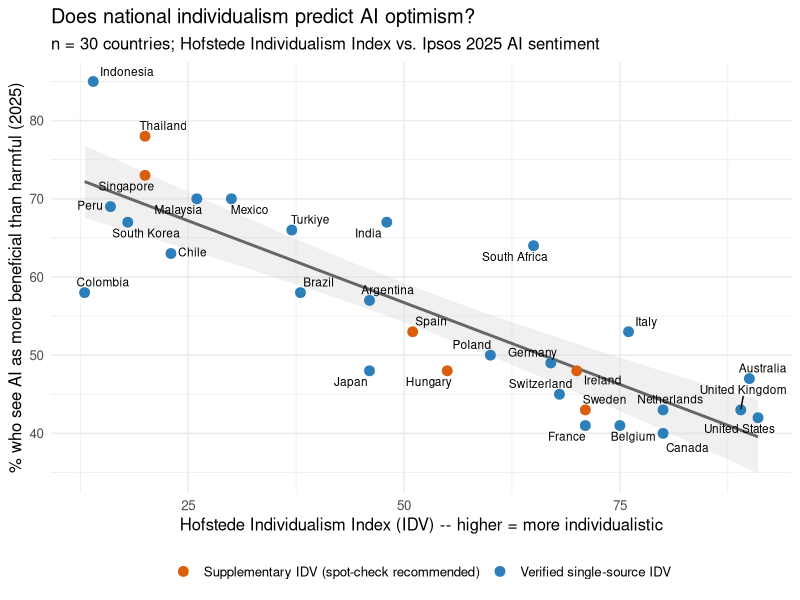

The R script that drew this image:
# =============================================================================
# analysis.R
# Does National Individualism Predict AI Sentiment?
# Testing the individualism/collectivism explanation for the Asia-vs-West
# AI optimism gap, using Ipsos AI Monitor 2025 (30 countries) and Hofstede's
# Individualism Index (IDV)

# =============================================================================
library(dplyr)
library(readr)
library(ggplot2)
library(ggrepel)
library(broom)

dir.create("data/processed", recursive = TRUE, showWarnings = FALSE)
dir.create("figures", recursive = TRUE, showWarnings = FALSE)
dir.create("report", recursive = TRUE, showWarnings = FALSE)

# =============================================================================
# PART 1: CLEAN & MERGE
# =============================================================================

sentiment <- read_csv("data/raw/ipsos_sentiment_2025.csv", show_col_types = FALSE)
hofstede <- read_csv("data/raw/hofstede_idv.csv", show_col_types = FALSE)

cat("Sentiment data:", nrow(sentiment), "countries\n")
cat("Hofstede data:", nrow(hofstede), "countries\n")

df <- sentiment %>%
  inner_join(hofstede, by = "country")

cat("Merged (both variables present):", nrow(df), "countries\n")

missing_hofstede <- setdiff(sentiment$country, hofstede$country)
if (length(missing_hofstede) > 0) {
  cat("Countries in sentiment data with NO Hofstede match:", paste(missing_hofstede, collapse = ", "), "\n")
}

# Flag which rows rely on the less-certain supplementary Hofstede values
# (see data/raw/hofstede_idv.csv source_note column -- these 6 countries'
# IDV scores could not be confirmed against the same single consistent
# source as the other 24, and should be spot-checked against the official
# Hofstede Insights country comparison tool before treating results
# involving them as final)
df <- df %>%
  mutate(idv_source_verified = source_note == "PMC_table5_consistent")

cat("\nRows using verified-consistent IDV source:", sum(df$idv_source_verified), "\n")
cat("Rows using supplementary (less certain) IDV source:", sum(!df$idv_source_verified), "\n")

write_csv(df, "data/processed/sentiment_idv_merged.csv")
cat("\nWrote data/processed/sentiment_idv_merged.csv\n")

# =============================================================================
# PART 2: DOES INDIVIDUALISM PREDICT AI SENTIMENT?
# =============================================================================

sink("report/stats_results.txt", split = TRUE)

cat("=============================================================\n")
cat("Correlation: Hofstede Individualism (IDV) vs. % seeing AI as beneficial\n")
cat("=============================================================\n")

cor_test <- cor.test(df$idv, df$pct_beneficial, method = "pearson")
print(cor_test)

cat("\nSpearman (rank-based, robust to outliers/non-linearity):\n")
print(cor.test(df$idv, df$pct_beneficial, method = "spearman"))

m1 <- lm(pct_beneficial ~ idv, data = df)
cat("\nLinear model summary:\n")
print(summary(m1))

cat("\n\n=============================================================\n")
cat("Robustness check: does excluding the 6 less-certain IDV values change it?\n")
cat("=============================================================\n")
df_verified_only <- df %>% filter(idv_source_verified)
cat("n =", nrow(df_verified_only), "(verified-source countries only)\n")
print(cor.test(df_verified_only$idv, df_verified_only$pct_beneficial, method = "pearson"))

sink()
cat("\nStats complete. Output in report/stats_results.txt\n")

theme_set(theme_minimal(base_size = 12))

p1 <- ggplot(df, aes(x = idv, y = pct_beneficial)) +
  geom_smooth(method = "lm", se = TRUE, color = "gray40", fill = "gray85") +
  geom_point(aes(color = idv_source_verified), size = 3) +
  geom_text_repel(aes(label = country), size = 3, max.overlaps = 15) +
  scale_color_manual(values = c(`TRUE` = "#2c7fb8", `FALSE` = "#d95f0e"),
                      labels = c(`TRUE` = "Verified single-source IDV", `FALSE` = "Supplementary IDV (spot-check recommended)"),
                      name = NULL) +
  labs(
    title = "Does national individualism predict AI optimism?",
    subtitle = paste0("n = ", nrow(df), " countries; Hofstede Individualism Index vs. Ipsos 2025 AI sentiment"),
    x = "Hofstede Individualism Index (IDV) -- higher = more individualistic",
    y = "% who see AI as more beneficial than harmful (2025)"
  ) +
  theme(legend.position = "bottom")
ggsave("figures/01_individualism_vs_ai_sentiment.png", p1, width = 9, height = 7, dpi = 150)

cat("Figure written to figures/\n")
cat("\n=== analysis.R finished ===\n")
